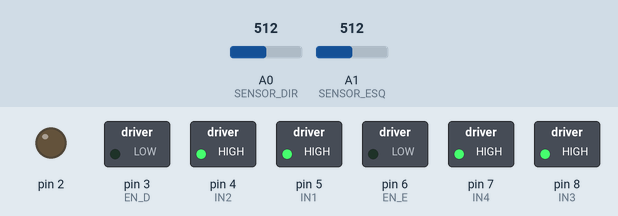
This program was run on a simulated Arduino Uno, built with avr-gcc and run on an emulated ATmega328P. On the bench: switched loads named in the program (green lamp = pin HIGH), output pins drawn as LEDs (lit = HIGH). Inputs (shaded band) come from the test bench; at power-on: A0 (SENSOR_DIR) = 512, A1 (SENSOR_ESQ) = 512.

Above: at 1.2 s.
1.3 s: A0 (SENSOR_DIR) set to 309
2.8 s: A0 (SENSOR_DIR) set to 290
At 3.4 s:
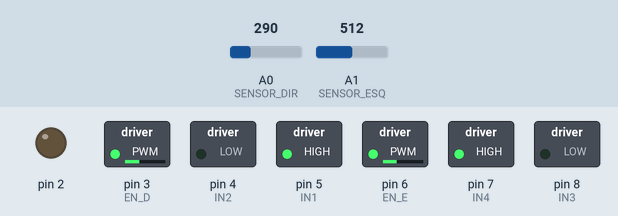
4.3 s: A1 (SENSOR_ESQ) set to 314
5.8 s: A1 (SENSOR_ESQ) set to 283
At 6.9 s:
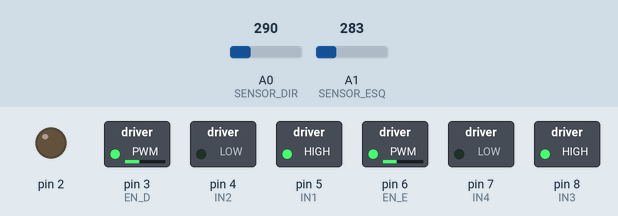
7.3 s: A0 (SENSOR_DIR) set to 306
At 8.0 s:
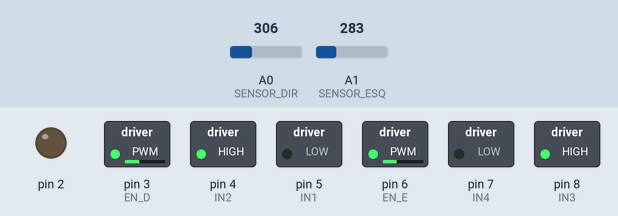
8.8 s: A0 (SENSOR_DIR) set to 122
At 9.2 s:
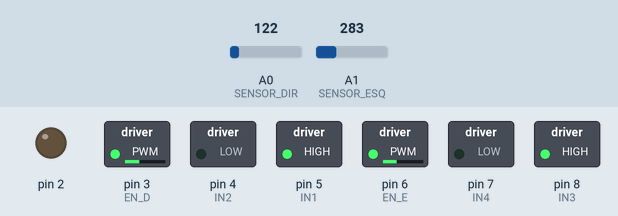
Timing chart, 0 to 11.3 s (numbered marks = the images above; inputs shaded):
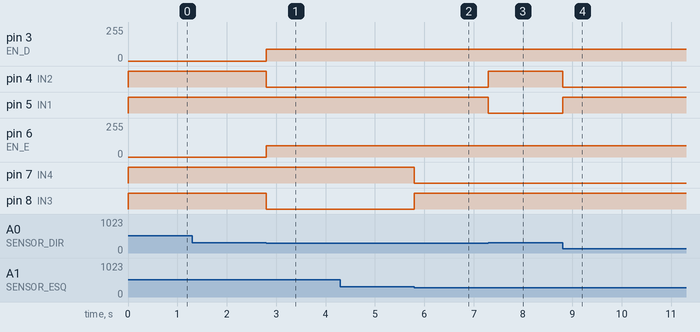

The program:

main.cpp
```cpp
/*
  PROJETO: SEGUIDOR DE LINHAS BÁSICO.
  Sensores: 2x Polulu QTR-1A Reflectance Sensor
  Atuadores:
    Módulo Motor Driver L298N
    2x Caixa de redução com rodas e motor DC 6v
  Autor: Prof. Ronaldo Borges
*/
#include <Arduino.h>

#define EN_D 3  // Velocidade da direita (canal A)
#define IN1 5   // direção do motor A
#define IN2 4   // direção do motor A

#define EN_E 6  // Velocidade da esquerda (canal B)
#define IN3 8   // direção do motor B
#define IN4 7   // direção do motor B

#define SENSOR_DIR A0
#define SENSOR_ESQ A1
/*
  Considerando uma bateria de 12v e motores de 6v,
  é bom respeitar o limite de tensão dos motores para que não queimem,
  por isso a velocidade máxima 128 (50% de 255).
  Ajuste conforme a tensão da bateria.
*/
const int velocidade = 90;  // Velocidade máxima dos motores
int compensacaoEsq = -5;    // Compensação para o motor mais lento (+ = esquedo, - = direito)
/*
  Limiar para detecção da linha.
  Ajustar conforme luz ambiente, cor da superficie ou distancia dos sensores em relação à superfície.
*/
#define limiar 300  // branco < limiar < preto

void setup() {

  for (int porta = 2; porta <= 8; ++porta) {
    pinMode(porta, OUTPUT);
  }

  pinMode(SENSOR_DIR, INPUT);
  pinMode(SENSOR_ESQ, INPUT);

  //sentido de rotação para frente em ambos os motores
  analogWrite(EN_D, velocidade);  // Velocidade do motor direito
  analogWrite(EN_E, velocidade + compensacaoEsq);

  // Serial.begin(9600);
}

void loop() {
  int valorSensorDir = analogRead(SENSOR_DIR);
  int valorSensorEsq = analogRead(SENSOR_ESQ);

  // Serial.print(valorSensorEsq);
  // Serial.print("< Esquerda | Direita >");
  // Serial.println(valorSensorDir);
  // delay(500);

  // Condições para seguir a linha
  if (valorSensorDir < limiar && valorSensorEsq < limiar) {
    digitalWrite(IN1, HIGH);  //direita
    digitalWrite(IN2, LOW);

    digitalWrite(IN3, HIGH);  //esquerda
    digitalWrite(IN4, LOW);
  }
  if (valorSensorDir < limiar && valorSensorEsq >= limiar) {
    digitalWrite(IN1, HIGH); //direita
    digitalWrite(IN2, LOW);

    digitalWrite(IN3, LOW); //esquerda
    digitalWrite(IN4, HIGH);
  }
  if (valorSensorDir >= limiar && valorSensorEsq < limiar) {
    digitalWrite(IN1, LOW); //direita
    digitalWrite(IN2, HIGH);

    digitalWrite(IN3, HIGH); //esquerda
    digitalWrite(IN4, LOW);
  }
  if (valorSensorDir >= limiar && valorSensorEsq > limiar) {
    analogWrite(EN_D, 0);  // Velocidade do motor direito
    digitalWrite(IN1, HIGH);
    digitalWrite(IN2, HIGH);
    analogWrite(EN_E, 0);  // Velocidade do motor esquerdo
    digitalWrite(IN3, HIGH);
    digitalWrite(IN4, HIGH);
  } else {
    analogWrite(EN_D, velocidade);
    analogWrite(EN_E, velocidade + compensacaoEsq);
  }
}
```

Measured:
- the behaviour switches between 300 and 299 on A0 (SENSOR_DIR) (found by bisection; images 0 and 1)
- the behaviour switches between 300 and 299 on A1 (SENSOR_ESQ) (found by bisection; images 1 and 2)
- after the input at 1.3 s, every drawn part: stays the same
- after the input at 2.8 s, pin 3 (EN_D): 0/255 → 90/255 at once; pin 4 (IN2), pin 8 (IN3): HIGH → LOW at once; pin 6 (EN_E): 0/255 → 85/255 at once
- after the input at 4.3 s, every drawn part: stays the same
- after the input at 5.8 s, pin 7 (IN4): HIGH → LOW at once; pin 8 (IN3): LOW → HIGH at once
- after the input at 7.3 s, pin 4 (IN2): LOW → HIGH at once; pin 5 (IN1): HIGH → LOW at once
- after the input at 8.8 s, pin 4 (IN2): HIGH → LOW at once; pin 5 (IN1): LOW → HIGH at once
